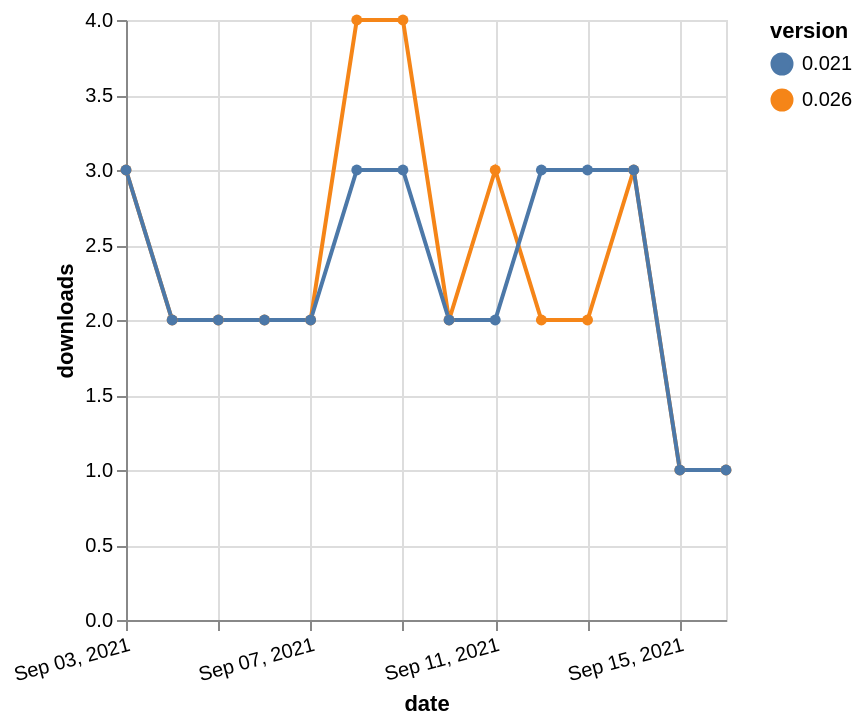

Vega-Lite specification stored for this chart:
### Vega-Lite specification from a JSON file in a GitHub repository (floating-point values rounded to 4 significant figures)
{"$schema": "https://vega.github.io/schema/vega-lite/v5.json", "description": "A simple bar chart with embedded data.", "data": {"values": [{"date": "2021-09-03", "total": 2580, "delta": 3, "version": "0.026"}, {"date": "2021-09-04", "total": 2582, "delta": 2, "version": "0.026"}, {"date": "2021-09-05", "total": 2584, "delta": 2, "version": "0.026"}, {"date": "2021-09-06", "total": 2586, "delta": 2, "version": "0.026"}, {"date": "2021-09-07", "total": 2588, "delta": 2, "version": "0.026"}, {"date": "2021-09-08", "total": 2592, "delta": 4, "version": "0.026"}, {"date": "2021-09-09", "total": 2596, "delta": 4, "version": "0.026"}, {"date": "2021-09-10", "total": 2598, "delta": 2, "version": "0.026"}, {"date": "2021-09-11", "total": 2601, "delta": 3, "version": "0.026"}, {"date": "2021-09-12", "total": 2603, "delta": 2, "version": "0.026"}, {"date": "2021-09-13", "total": 2605, "delta": 2, "version": "0.026"}, {"date": "2021-09-14", "total": 2608, "delta": 3, "version": "0.026"}, {"date": "2021-09-15", "total": 2609, "delta": 1, "version": "0.026"}, {"date": "2021-09-16", "total": 2610, "delta": 1, "version": "0.026"}, {"date": "2021-09-03", "total": 6908, "delta": 3, "version": "0.021"}, {"date": "2021-09-04", "total": 6910, "delta": 2, "version": "0.021"}, {"date": "2021-09-05", "total": 6912, "delta": 2, "version": "0.021"}, {"date": "2021-09-06", "total": 6914, "delta": 2, "version": "0.021"}, {"date": "2021-09-07", "total": 6916, "delta": 2, "version": "0.021"}, {"date": "2021-09-08", "total": 6919, "delta": 3, "version": "0.021"}, {"date": "2021-09-09", "total": 6922, "delta": 3, "version": "0.021"}, {"date": "2021-09-10", "total": 6924, "delta": 2, "version": "0.021"}, {"date": "2021-09-11", "total": 6926, "delta": 2, "version": "0.021"}, {"date": "2021-09-12", "total": 6929, "delta": 3, "version": "0.021"}, {"date": "2021-09-13", "total": 6932, "delta": 3, "version": "0.021"}, {"date": "2021-09-14", "total": 6935, "delta": 3, "version": "0.021"}, {"date": "2021-09-15", "total": 6936, "delta": 1, "version": "0.021"}, {"date": "2021-09-16", "total": 6937, "delta": 1, "version": "0.021"}]}, "width": "container", "mark": {"type": "line", "point": {"filled": true}}, "encoding": {"x": {"field": "date", "type": "temporal", "timeUnit": "yearmonthdate", "title": "date", "axis": {"labelAngle": -15}}, "y": {"field": "delta", "type": "quantitative", "title": "downloads"}, "color": {"field": "version", "type": "nominal"}, "tooltip": {"field": "delta"}}}
